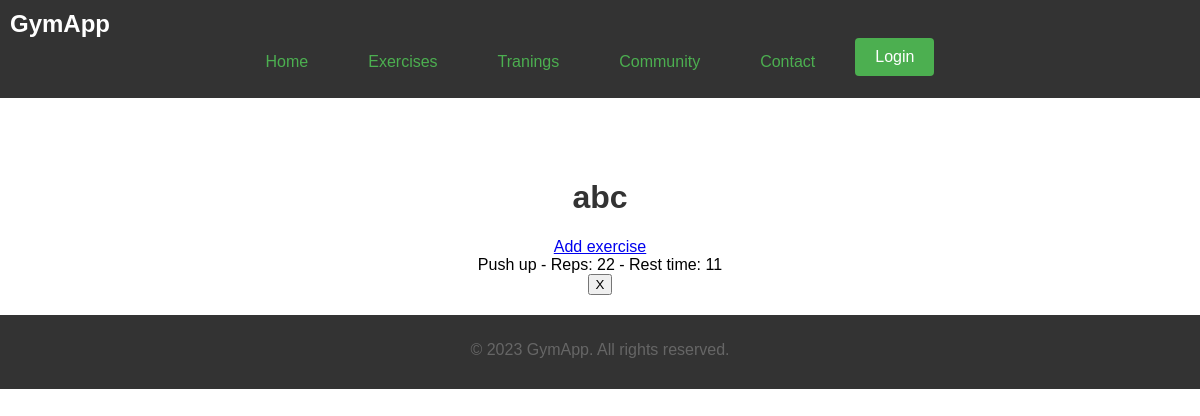
The app's page /tranings/2, older data.
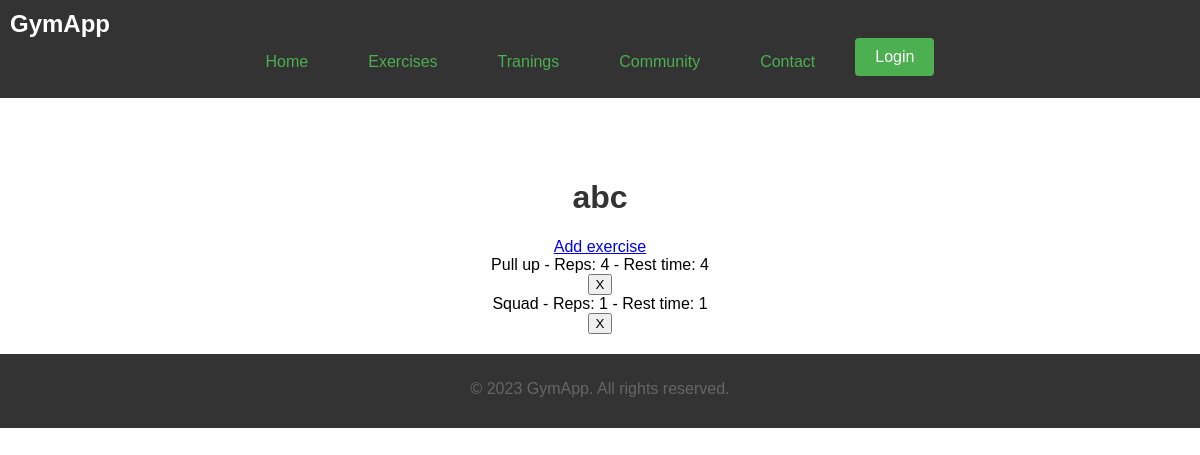
The same page, newer data.
### exercise/models.py (models this page shows, shortened)
class Reps(models.Model):
    exercise = models.ForeignKey(Exercise, on_delete=models.CASCADE)
    reps = models.PositiveIntegerField()
    rest = models.PositiveIntegerField()
    def __str__(self):
        return f"{self.exercise.name} - Reps: {self.reps} - Rest time: {self.rest}"

class Exercise(models.Model):
    name = models.CharField(max_length=200)
    description = models.TextField(max_length=2000, blank=True, null=True)
    muscle = models.ManyToManyField(MuscleGroup)
    isRepEx = models.BooleanField(default=True)
    isAccepted = models.BooleanField(default=False)

### exercise/views.py (the view)
# urls.py: path('tranings/<str:pk>', views.traning, name='traning'),
def traning(request, pk):
    traning = Traning.objects.get(id=pk)
    context = {'traning':traning}
    return render(request, 'traningg.html', context)

### exercise/templates/traningg.html (shortened to what this page needs)
{% extends 'main.html' %}
{% block content %}
    <h1>{{ traning.name }}</h1>
    <a href="{% url 'addexercise' traning.id%}">Add exercise</a>
        {% for workout in traning.workout.all %}
        <div>
            {{ workout }} <form method="post" action="{% url 'deleteExercise' traning.id workout.id %}">
                <input type="submit" value="X">
            </form>
        </div>
        {% endfor %}
{% endblock content %}

Row changes from the older to the newer data that the page shows:
removed Reps: exercise+reps+rest "Push up - Reps: 22 - Rest time: 11"
added Reps: exercise+reps+rest "Pull up - Reps: 4 - Rest time: 4"
added Reps: exercise+reps+rest "Squad - Reps: 1 - Rest time: 1"
